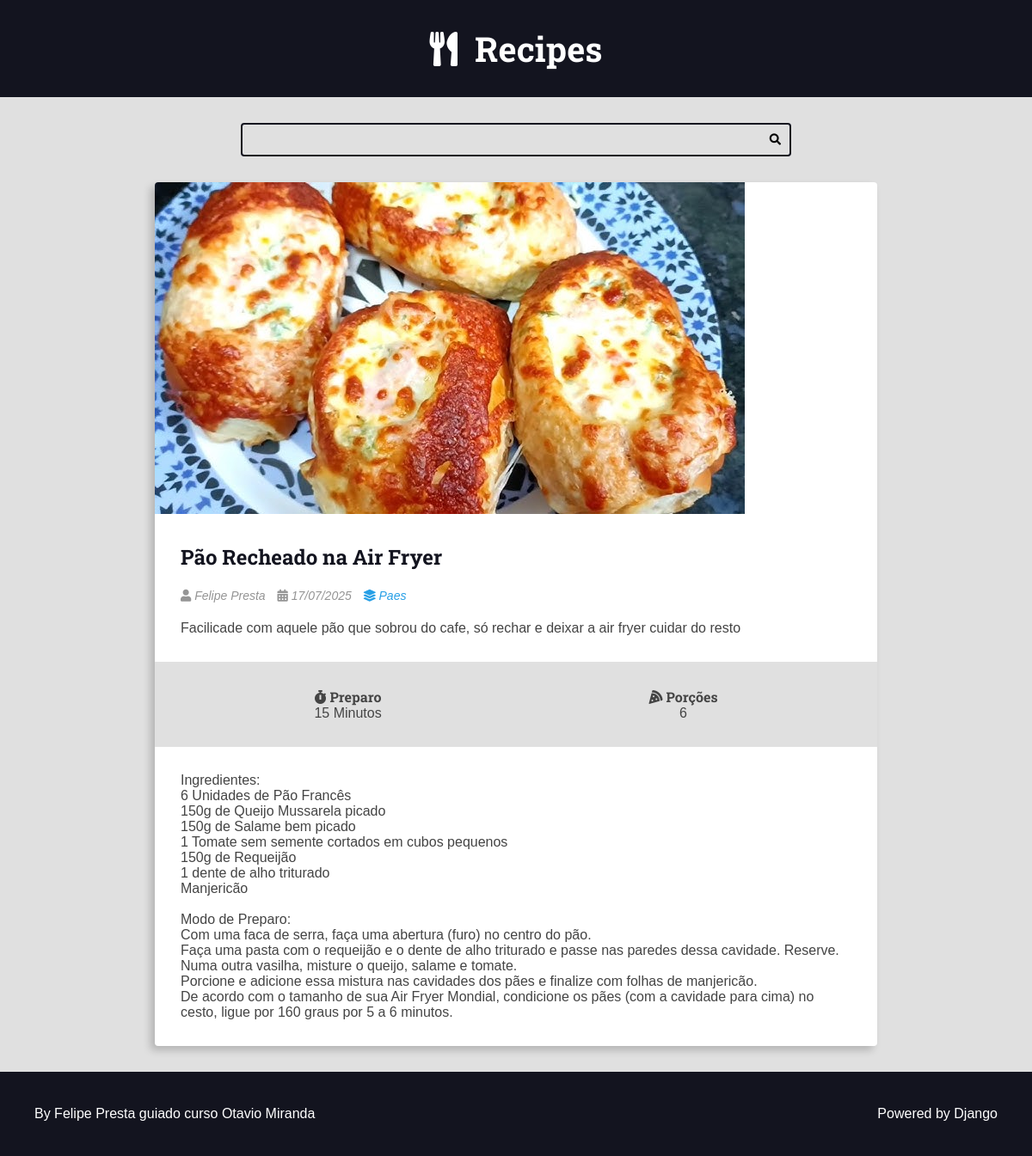
The page /recipes/7/ on the database its author committed.
### recipes/models.py (models this page shows, shortened)
class Recipe(models.Model):
    tittle = models.CharField(max_length=65)
    description = models.CharField(max_length=165)
    slug = models.SlugField(unique=True)
    preparation_time = models.IntegerField()
    preparation_time_unit = models.CharField(max_length=65)
    servings_steps = models.IntegerField()
    servings_steps_unit = models.CharField(max_length=65, blank=True, null=True)
    preparation_steps = models.TextField()
    preparation_steps_is_html = models.BooleanField(default=False)
    created_at = models.DateTimeField(auto_now_add=True)
    updated_at = models.DateTimeField(auto_now=True)
    is_published = models.BooleanField(default=False)
    cover = models.ImageField(upload_to='recipes/covers/%Y/%m/%d/', blank=True)
    category = models.ForeignKey(Category, on_delete=models.SET_NULL, null=True)
    author = models.ForeignKey(User, on_delete=models.SET_NULL, null=True)

class Category(models.Model):
    name = models.CharField(max_length=65)

### recipes/views.py (the view)
# urls.py: path('recipes/<int:id>/', views.recipes, name='recipe_detail'),
def recipes(request, id):
    recipe = get_object_or_404(Recipe, id=id, is_published=True)
    return render(request, 'recipes/recipes_description.html', context={
        'recipe': recipe,
        'is_datail_page': True,
    })

### recipes/templates/recipes/recipes_description.html (shortened to what this page needs)
{% extends 'base.html' %}
{% block body %}
    {% include 'recipes/partials/search.html' %}
    <div class="main-content-container">
        <div class="main-content main-content-detail container">
            {% include 'recipes/partials/recipe.html' %}
        </div>
    </div>
{% endblock %}

### recipes/templates/recipes/partials/recipe.html (shortened to what this page needs)
<div class="recipe recipe-list-item">
    {% if recipe.cover %}
        <div class="recipe-cover">
            <a href="{% url 'recipes:recipe_detail' recipe.id %}">
                 <img src="{{ recipe.cover.url }}" alt="temporario">
            </a>
        </div>
    {% endif %}
    <div class="recipe-title-container">
        <h2 class="recipe-title">
            <a href="{% url 'recipes:recipe_detail' recipe.id %}">
                {{ recipe.tittle }}
            </a>
        </h2>
    </div>
     <div class="recipe-author">
        <span class="recipe-author-item">
            <i class="fas fa-user"></i>
            {% if recipe.author.first_name %}
                {{ recipe.author.first_name }} {{ recipe.author.last_name }}
            {% else %}
                {{ recipe.author.username }}
            {% endif %}
        </span>
        <span class="recipe-author-item">
            <i class="fas fa-calendar-alt"></i>
            {{ recipe.created_at|date:"d/m/Y" }}
        </span>
        {% if recipe.category is not None %}
            <span class="recipe-author-item">
                <a href=" {% url 'recipes:category' recipe.category.id %}">
                    <i class="fas fa-layer-group"></i>
                    <span>{{ recipe.category.name }}</span>
                </a>
            </span>
        {% endif %}
    </div>
    <div class="recipe-content">
        <p>{{ recipe.description }}</p>
    </div>
     <div class="recipe-meta-container">
        <div class="recipe-meta recipe-preparation">
            <h3 class="recipe-meta-title"><i class="fas fa-stopwatch"></i> Preparo</h3>
            <div class="recipe-meta-text">
                {{ recipe.preparation_time }} {{ recipe.preparation_time_unit }}
            </div>
        </div>
        <div class="recipe-meta recipe-servings">
            <h3 class="recipe-meta-title"><i class="fas fa-pizza-slice"></i> Porções</h3>
            <div class="recipe-meta-text">
                {{ recipe.servings_steps }} {{ recipe.servings_unit }}
            </div>
        </div>
    </div>
    {% if is_datail_page is True %}
        <div class="preparation-steps">
            {% if recipe.preparation_steps_is_html is True %}
                {{ recipe.preparation_steps|safe }}
            {% else %}
                {{ recipe.preparation_steps|linebreaksbr }}
            {% endif %}
        </div>
    {% endif %}
</div>

### static/css/style.css (style rules this page uses)
:root { --color-primary: #269fe6; --color-primary-hover: #2086c2; --color-primary-dark: #13141f; --color-primary-dark-hover: #212336; --color-primary-light: #d4ecfa; --color-primary-light-hover: #bdd8e7; --color-white: #fff; --color-black: #000; --color-dark-text: #444; --color-info-light: #cce5ff; --color-debug-light: #cce5ff; --color-success-light: #d4edda; --color-alert-light: #fff3cd; --color-warning-light: #fff3cd; --color-error-light: #f8d7da; --color-info-dark: #4d86c4; --color-debug-dark: #4d86c4; --color-success-dark: #4a9c5d; --color-alert-dark: #927f40; --color-warning-dark: #927f40; --color-error-dark: #da525d; --color-gray-0: #f9f9f9; --color-gray-1: #e0e0e0; --color-gray-2: #c7c7c7; --color-gray-3: #aeaeae; --color-gray-4: #959595; --color-gray-5: #7d7d7d; --color-gray-6: #646464; --color-gray-7: #4b4b4b; --color-gray-8: #323232; --color-gray-9: #191919; --font-primary: sans-serif; --font-headings: 'Roboto Slab', serif; --spacing-gutter-medium: 3rem; --spacing-gutter-large: 4rem; }
* { padding: 0; margin: 0; box-sizing: border-box; }
html { font-size: 62.5%; }
body { font-size: 1.6rem; font-family: var(--font-primary); background: var(--color-gray-1); color: var(--color-dark-text); }
h1, h2, h3, h4, h5, h6 { font-family: var(--font-headings); }
.container { max-width: 144rem; margin: 0 auto; padding: var(--spacing-gutter-medium); }
.main-content { padding-top: 0; }
.recipe { background: var(--color-white); box-shadow: -5px 5px 10px rgba(0, 0, 0, .2); transform: scale(1); transition: all 300ms ease-in-out; border-radius: .4rem; overflow: hidden; }
.recipe img { max-width: 100%; }
.recipe-list-item { max-width: 64rem; height: fit-content; }
.recipe-title-container { padding: var(--spacing-gutter-medium); padding-bottom: 2rem; }
.recipe-title-container a { text-decoration: none; color: var(--color-primary-dark); }
.recipe-author { padding: 0 var(--spacing-gutter-medium); }
.recipe-author a { color: var(--color-primary); transition: all 300ms ease-in-out; text-decoration: none; }
.recipe-author-item { color: var(--color-gray-4); margin-right: 1rem; font-style: italic; font-size: 1.4rem; }
.recipe-meta-container { display: flex; flex-flow: row wrap; padding: var(--spacing-gutter-medium); background: var(--color-gray-1); }
.recipe-content { padding: var(--spacing-gutter-medium); padding-top: 2rem; }
.recipe-meta { display: flex; flex-flow: column nowrap; flex-shrink: 1; flex-grow: 1; text-align: center; }
.recipe-meta-title { font-size:1.6rem; }
.main-content-detail .recipe-list-item { max-width: 84rem; margin: 0 auto; }
.preparation-steps { padding: var(--spacing-gutter-medium); }

### rows shown on the page
Recipe: cover (picture), tittle "Pão Recheado na Air Fryer", author.first_name "Felipe", author.last_name "Presta", created_at "17/07/2025", category.name "Paes", description "Facilicade com aquele pão que sobrou do cafe, só rechar e deixar a air fryer cuidar do resto", preparation_time "15", preparation_time_unit "Minutos", servings_steps "6", preparation_steps "Ingredientes: 6 Unidades de Pão Francês 150g de Queijo Mussarela picado 150g de Salame bem picado 1 Tomate sem semente cortados em cubos pequenos 150g de Requeijão 1 dente de alho triturado Manjericão Modo de Preparo: Com uma faca de serra, faça uma abertura (furo) no centro do pão. Faça uma pasta com o requeijão e o dente de alho triturado e passe nas paredes dessa cavidade. Reserve. Numa outra vasilha, misture o queijo, salame e tomate. Porcione e adicione essa mistura nas cavidades dos pães e finalize com folhas de manjericão. De acordo com o tamanho de sua Air Fryer Mondial, condicione os pães (com a cavidade para cima) no cesto, ligue por 160 graus por 5 a 6 minutos."
